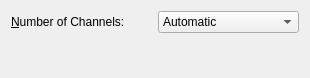
<ui version="4.0" >
 <class>grpChannel</class>
 <widget class="QWidget" name="grpChannel" >
  <property name="geometry" >
   <rect>
    <x>0</x>
    <y>0</y>
    <width>310</width>
    <height>78</height>
   </rect>
  </property>
  <property name="windowTitle" >
   <string>Form</string>
  </property>
  <layout class="QVBoxLayout" name="verticalLayout" >
   <item>
    <layout class="QHBoxLayout" name="horizontalLayout" >
     <item>
      <widget class="QLabel" name="lblChannel" >
       <property name="text" >
        <string>&amp;Number of Channels:</string>
       </property>
       <property name="alignment" >
        <set>Qt::AlignLeading|Qt::AlignLeft|Qt::AlignVCenter</set>
       </property>
       <property name="buddy" >
        <cstring>cmbChannel</cstring>
       </property>
      </widget>
     </item>
     <item>
      <widget class="QComboBox" name="cmbChannel" >
       <item>
        <property name="text" >
         <string>Automatic</string>
        </property>
       </item>
       <item>
        <property name="text" >
         <string>3</string>
        </property>
       </item>
       <item>
        <property name="text" >
         <string>4</string>
        </property>
       </item>
       <item>
        <property name="text" >
         <string>5</string>
        </property>
       </item>
       <item>
        <property name="text" >
         <string>6</string>
        </property>
       </item>
       <item>
        <property name="text" >
         <string>7</string>
        </property>
       </item>
       <item>
        <property name="text" >
         <string>8</string>
        </property>
       </item>
      </widget>
     </item>
    </layout>
   </item>
   <item>
    <spacer name="verticalSpacer" >
     <property name="orientation" >
      <enum>Qt::Vertical</enum>
     </property>
     <property name="sizeHint" stdset="0" >
      <size>
       <width>20</width>
       <height>30</height>
      </size>
     </property>
    </spacer>
   </item>
  </layout>
 </widget>
 <resources/>
 <connections/>
</ui>
